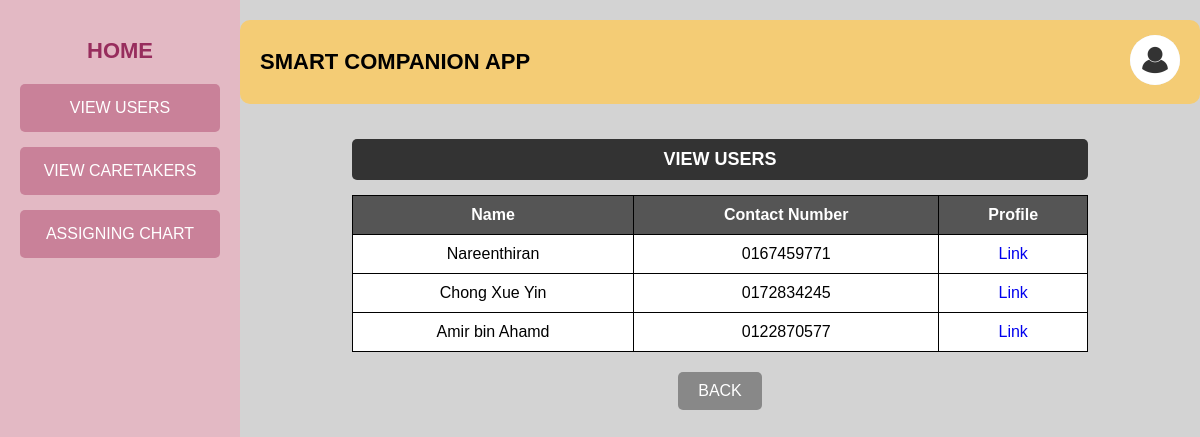
The app's page /aviewusers with its own data.
### tables this page shows
CREATE TABLE user (
            id INTEGER PRIMARY KEY AUTOINCREMENT,
            name TEXT NOT NULL,
            age TEXT NOT NULL,
            gender TEXT NOT NULL,
            username TEXT NOT NULL,
            password TEXT NOT NULL,
            ph_num TEXT NOT NULL
        );

### app.py (the view)
@app.route("/aviewusers", methods=["GET", "POST"])
def aviewusers():
    db= get_db()
    cursor = db.cursor()
    admin_id = session.get('admin_id')
    str_admin_id = str(admin_id)
    with open("static/img_log/admin/"+ str_admin_id + ".txt", "r") as file:
        image_name = str(file.read())
        image_url= url_for('static', filename='uploads/'+ image_name)
    cursor.execute("SELECT * FROM user ")
    patient_list = cursor.fetchall()  # Fetch all matching rows
    db.close()
    return render_template("admin/viewuser.html", image_url=image_url, contacts=patient_list)

### app.py (called while the page is built)
def get_db():
    if 'db' not in g:
        g.db = sqlite3.connect('project.db')
        g.db.row_factory = sqlite3.Row
    return g.db

### templates/Admin/viewuser.html (shortened to what this page needs)
<!DOCTYPE html>
<html lang="en">
<head>
    <link rel="stylesheet" href="static/contact.css">
</head>
<body>
    <div class="container">
        <div class="sidebar">
            <a href="{{ url_for('admin') }}"><h2>HOME</h2></a>
            <a href="{{ url_for('aviewusers') }}"><button class="nav-btn">VIEW USERS</button></a>
            <a href="{{ url_for('aviewcare') }}"><button class="nav-btn">VIEW CARETAKERS</button></a>
            <a href="{{ url_for('assign') }}"><button class="nav-btn">ASSIGNING CHART</button></a>
        </div>
        <div class="main-content">
            <div class="header">
                <h1>SMART COMPANION APP</h1>
                <div class="user-profile">
                    <a href="{{ url_for('adminprofile') }}"><img src="{{ image_url }}" alt="Profile Picture" class="profile-img"></a>
                </div>
            </div>
           <div class="contacts-section">
            <h2 class="contacts-title">VIEW USERS</h2>
            <table class="contacts-table">
                <tr>
                    <th>Name</th>
                    <th>Contact Number</th>
                    <th>Profile</th>
                </tr>
                {% for contact in contacts %}
                <tr>
                    <td>{{ contact[1] }}</td>
                    <td>{{ contact[6] }}</td>
                    <td><a href="/aviewuserprofile?p_id={{ contact[0] }}">Link</td>
                </tr>
                {% endfor %}
            </table>
        </div>
        <div class="buttons">
            <a href="{{ url_for('admin') }}"><button class="back-btn">BACK</button></a>
        </div>
    </div>
</div>
</body>
</html>

### static/contact.css (style rules this page uses)
body { font-family: Arial, sans-serif; margin: 0; padding: 0; background-color: #e5e5e5; }
.container { display: flex; height: 100vh; }
.sidebar { width: 200px; background-color: #e3b9c4; padding: 20px; text-align: center; }
.sidebar h2 { font-size: 20px; margin-bottom: 30px; }
.nav-btn { display: block; width: 100%; padding: 15px; margin-bottom: 15px; background-color: #c98199; border: none; color: white; font-size: 16px; cursor: pointer; border-radius: 5px; }
.main-content { flex: 1; padding: 20px; background-color: #d3d3d3; display: flex; flex-direction: column; align-items: center; }
.header { display: flex; justify-content: space-between; width: 100%; align-items: center; background-color: #f4cc75; padding: 15px 20px; border-radius: 10px; }
.header h1 { margin: 0; font-size: 22px; }
.user-profile { display: flex; align-items: center; gap: 10px; }
.user-profile img { width: 50px; height: 50px; border-radius: 50%; background-color: #ddd; }
.contacts-section { width: 80%; margin-top: 20px; text-align: center; }
.contacts-title { background-color: #333; color: white; padding: 10px; border-radius: 5px; font-size: 18px; }
.contacts-table { width: 100%; margin-top: 10px; border-collapse: collapse; background-color: white; }
.contacts-table th, .contacts-table td { border: 1px solid black; padding: 10px; text-align: center; }
.contacts-table th { background-color: #555; color: white; }
.buttons { width: 80%; display: flex; justify-content: space-between; margin-top: 20px; }
.sidebar h2 { color: #972d5d; font-size: 22px; margin-bottom: 20px; font-weight: bold; text-decoration: none; transition: color 0.3s ease; }
a { text-decoration: none; }
.back-btn, .add-btn { padding: 10px 20px; border: none; font-size: 16px; cursor: pointer; border-radius: 5px; }
.back-btn { background-color: #b8867b; color: white; }
.buttons { display: flex; justify-content: center; gap: 15px; margin-top: 20px; width: 100%; }
.back-btn, .add-btn { padding: 10px 20px; border: none; border-radius: 5px; cursor: pointer; }
.back-btn { background: #888; color: white; }

### records on screen
user: name "Nareenthiran", ph_num "0167459771"
user: name "Chong Xue Yin", ph_num "0172834245"
user: name "Amir bin Ahamd", ph_num "0122870577"
